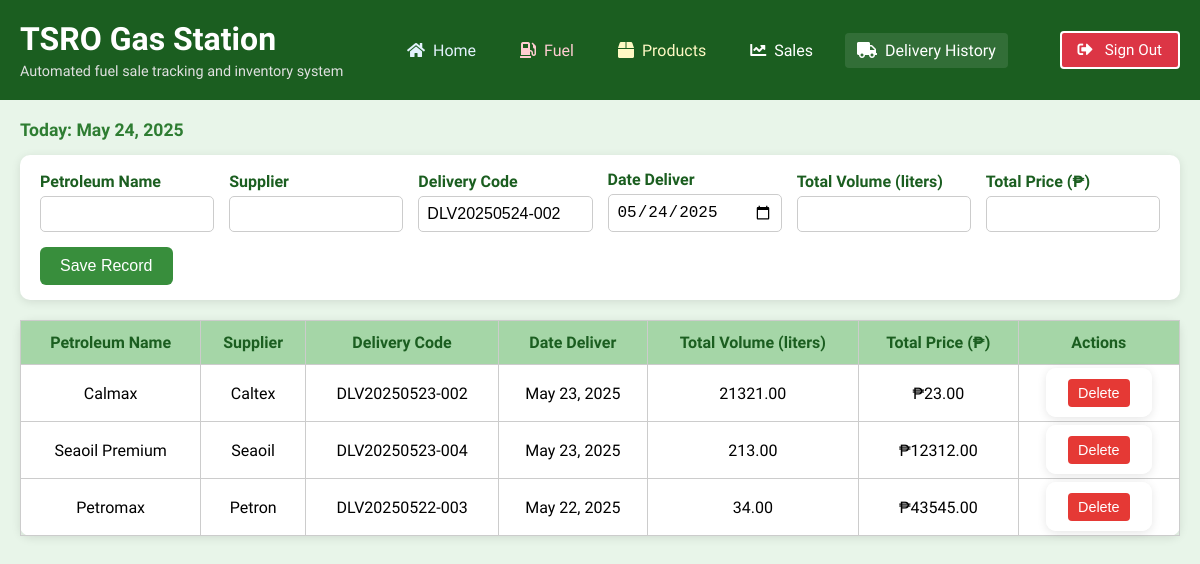
The page /page4/ on the database its author committed.
### members/models.py (models this page shows, shortened)
class DeliveryHistory(models.Model):
    petroleum_name = models.CharField(max_length=100)
    supplier = models.CharField(max_length=100)
    delivery_code = models.CharField(max_length=20, unique=True)
    date_deliver = models.DateField()
    total_volume = models.DecimalField(max_digits=10, decimal_places=2)
    total_price = models.DecimalField(max_digits=10, decimal_places=2)
    created_at = models.DateTimeField(auto_now_add=True)
    updated_at = models.DateTimeField(auto_now=True)
    class Meta:
        verbose_name = "Delivery"
        verbose_name_plural = "Deliveries"
        ordering = ['-date_deliver']

### advTSRO/index.py (the view, shortened to what this page needs)
# urls.py: path('page4/', index.webpage4, name='webpage4'),
def webpage4(request):
    today = datetime.now().strftime('%Y%m%d')
    latest_delivery = DeliveryHistory.objects.filter(
        delivery_code__startswith=f'DLV{today}'
    ).order_by('-delivery_code').first()
    initial_data = {}
    if latest_delivery:
        try:
            last_number = int(latest_delivery.delivery_code.split('-')[1])
            new_number = last_number + 1
        except (IndexError, ValueError):
            new_number = 1
    else:
        new_number = 1
    initial_data['delivery_code'] = f'DLV{today}-{str(new_number).zfill(3)}'
    form = DeliveryForm(initial=initial_data)
    deliveries = DeliveryHistory.objects.all()
    return render(request, 'history.html', {
        'form': form,
        'deliveries': deliveries,
    })

### members/templates/history.html (shortened to what this page needs)
<!DOCTYPE html>
<html lang="en">
<head>
  <link href="https://cdnjs.cloudflare.com/ajax/libs/font-awesome/5.15.4/css/all.min.css" rel="stylesheet" />
</head>
<body>
  <nav>
    <div class="site-title">
      <a href="">
        <h1>TSRO Gas Station</h1>
      </a>
      <p>Automated fuel sale tracking and inventory system</p>
    </div>
    <ul>
      <li><a href="{% url 'webpage2' %}" class="home"><i class="fas fa-home"></i> Home</a></li>
      <li><a href="{% url 'webpage3' %}" class="fuel"><i class="fas fa-gas-pump"></i> Fuel</a></li>
      <li><a href="{% url 'webpage5' %}" class="products"><i class="fas fa-box"></i> Products</a></li>
      <li><a href="{% url 'webpage6' %}" class="sales"><i class="fas fa-chart-line"></i> Sales</a></li>
      <li><a href="{% url 'webpage4' %}" class="activelink history"><i class="fas fa-truck"></i> Delivery History</a></li>
    </ul>
    <a href="{% url 'webpage1' %}" class="signout-btn">
      <i class="fas fa-sign-out-alt"></i> Sign Out
    </a>
  </nav>
  <div class="container">
    <div id="current-date"></div>
    <form id="delivery-form" method="POST" action="{% url 'webpage4' %}">
      <div class="form-group">
        <label for="{{ form.petroleum_name.id_for_label }}">Petroleum Name</label>
        {{ form.petroleum_name }}
      </div>
      <div class="form-group">
        <label for="{{ form.supplier.id_for_label }}">Supplier</label>
        <input type="text" name="supplier" id="{{ form.supplier.id_for_label }}" class="form-control" required>
      </div>
      <div class="form-group">
        <label for="{{ form.delivery_code.id_for_label }}">Delivery Code</label>
        {{ form.delivery_code }}
      </div>
      <div class="form-group">
        <label for="{{ form.date_deliver.id_for_label }}">Date Deliver</label>
        {{ form.date_deliver }}
      </div>
      <div class="form-group">
        <label for="{{ form.total_volume.id_for_label }}">Total Volume (liters)</label>
        {{ form.total_volume }}
      </div>
      <div class="form-group">
        <label for="{{ form.total_price.id_for_label }}">Total Price (₱)</label>
        {{ form.total_price }}
      </div>
      <button type="submit">Save Record</button>
    </form>
    <table id="delivery-table">
      <thead>
        <tr>
          <th>Petroleum Name</th>
          <th>Supplier</th>
          <th>Delivery Code</th>
          <th>Date Deliver</th>
          <th>Total Volume (liters)</th>
          <th>Total Price (₱)</th>
          <th>Actions</th>
        </tr>
      </thead>
      <tbody>
        {% for delivery in deliveries %}
        <tr>
          <td>{{ delivery.petroleum_name }}</td>
          <td>{{ delivery.supplier }}</td>
          <td>{{ delivery.delivery_code }}</td>
          <td>{{ delivery.date_deliver }}</td>
          <td>{{ delivery.total_volume }}</td>
          <td>₱{{ delivery.total_price }}</td>
          <td>
            <form method="POST" action="{% url 'delete_delivery' delivery.id %}" style="display: inline;">
              <button type="submit" class="delete-btn">Delete</button>
            </form>
          </td>
        </tr>
        {% endfor %}
      </tbody>
    </table>
  </div>
</body>
</html>

### members/templates/history.html (style rules this page uses)
body { font-family: 'Segoe UI', sans-serif; background-color: #e8f5e9; margin: 0; padding: 0; overflow-y: auto; }
nav { position: sticky; top: 0; background-color: #1b5e20; display: flex; justify-content: space-between; align-items: center; padding: 20px; flex-wrap: wrap; z-index: 1000; }
.site-title a { text-decoration: none; color: white; }
.site-title h1 { font-size: 2rem; margin: 0; }
.site-title p { margin: 5px 0 0; font-size: 0.9rem; color: #e0e0e0; }
nav ul { display: flex; list-style: none; gap: 20px; padding: 0; margin: 0; }
nav li a { text-decoration: none; color: white; display: flex; align-items: center; padding: 8px 12px; border-radius: 4px; }
nav li a.fuel { color: #ffcdd2; }
nav li a.products { color: #fff9c4; }
nav li a.home { color: #e3f2fd; }
nav li a.activelink { background-color: rgba(255, 255, 255, 0.1); color: white; }
nav li a i { margin-right: 8px; }
.signout-btn { background-color: #dc3545; color: white; border: 2px solid white; padding: 8px 16px; border-radius: 4px; cursor: pointer; display: flex; align-items: center; gap: 8px; font-size: 0.95rem; transition: background-color 0.2s; text-decoration: none; }
.signout-btn i { margin-right: 4px; }
.container { padding: 20px; }
#current-date { font-size: 1.1rem; font-weight: 600; margin-bottom: 15px; color: #2e7d32; }
form { background: white; padding: 15px 20px; border-radius: 10px; box-shadow: 0 2px 10px rgba(0,0,0,0.1); margin-bottom: 20px; display: flex; flex-wrap: wrap; gap: 15px; align-items: flex-end; }
form label { font-weight: 600; margin-bottom: 5px; display: block; color: #1b5e20; }
form .form-group { display: flex; flex-direction: column; min-width: 150px; flex: 1; }
form input, form select { padding: 8px; border: 1px solid #ccc; border-radius: 5px; font-size: 1rem; }
form button { background-color: #388e3c; color: white; border: none; padding: 10px 20px; border-radius: 6px; font-size: 1rem; cursor: pointer; flex-shrink: 0; }
table { width: 100%; border-collapse: collapse; margin-top: 10px; background: white; border-radius: 10px; box-shadow: 0 2px 10px rgba(0,0,0,0.1); }
table, th, td { border: 1px solid #ccc; }
th, td { padding: 12px; text-align: center; }
th { background-color: #a5d6a7; color: #1b5e20; }
.edit-btn, .delete-btn { margin: 2px; padding: 6px 10px; border: none; border-radius: 4px; cursor: pointer; font-size: 0.9rem; }
.delete-btn { background-color: #e53935; color: #fff; }

### rows shown on the page
DeliveryHistory: petroleum_name "Calmax", supplier "Caltex", delivery_code "DLV20250523-002", date_deliver "May 23, 2025", total_volume "21321.00", total_price "23.00"
DeliveryHistory: petroleum_name "Seaoil Premium", supplier "Seaoil", delivery_code "DLV20250523-004", date_deliver "May 23, 2025", total_volume "213.00", total_price "12312.00"
DeliveryHistory: petroleum_name "Petromax", supplier "Petron", delivery_code "DLV20250522-003", date_deliver "May 22, 2025", total_volume "34.00", total_price "43545.00"
